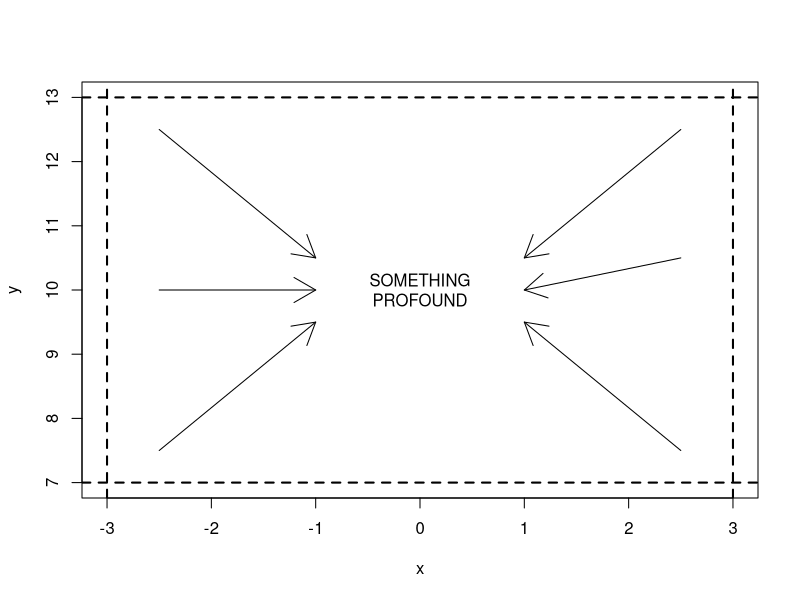

R code for this plot:
#This code creates a profound visualization from scratch

#Basic axes are established
x=c(-3:3)
y=c(7:13)
plot(x,y,type = "n",main = NULL,xlab = NULL,ylab = NULL)

#A frame for the visualization is created
abline(v=c(-3,3), lty=2, lwd=2)
abline(h=c(7,13),lty=2,lwd=2)

#Arrows are made to orient one's attention
arrows(x0=-2.5,y0=12.5,x1=-1,y1=10.5)
arrows(x0=-2.5,y0=10,x1=-1,y1=10)
arrows(x0=-2.5,y0=7.5,x1=-1,y1=9.5)
arrows(x0=2.5,y0=12.5,x1=1,y1=10.5)
arrows(x0=2.5,y0=10.5,x1=1,y1=10)
arrows(x0=2.5,y0=7.5,x1=1,y1=9.5)

#Behold, something profound
text(x=0,y=10,"SOMETHING\nPROFOUND")
